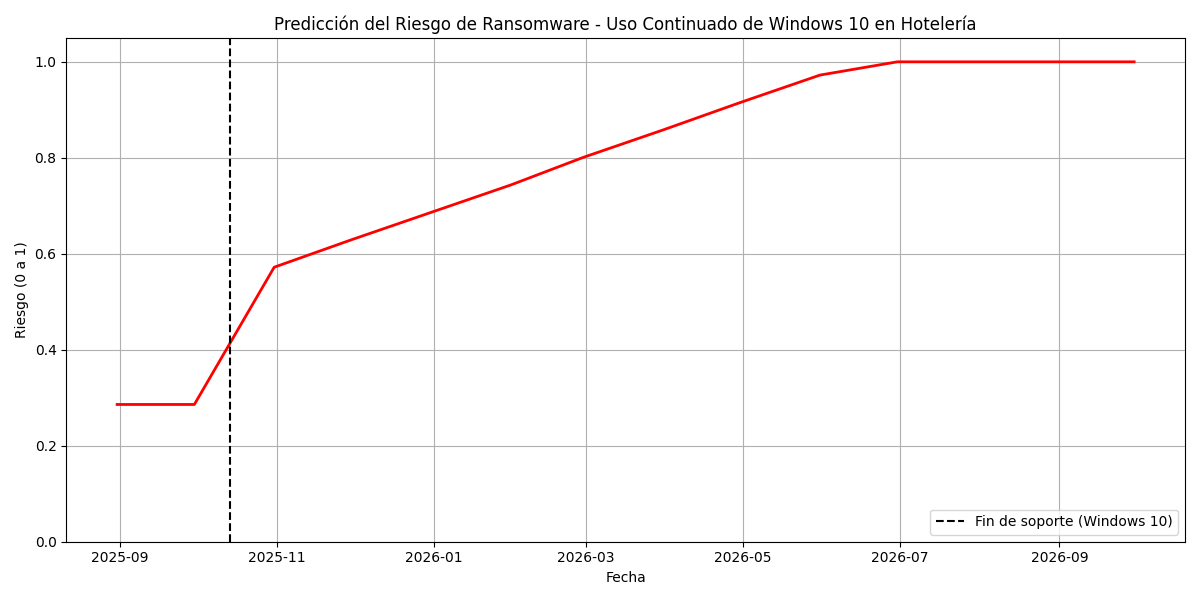

This figure's Python source:
import pandas as pd
import matplotlib.pyplot as plt
import numpy as np
from datetime import datetime, timedelta

# Parámetros iniciales
start_date = datetime(2025, 8, 21)  # Fecha actual
end_of_support = datetime(2025, 10, 14)  # Fin de soporte de Windows 10
end_date = end_of_support + timedelta(days=365)  # Un año después del fin de soporte

# Crear rango de fechas mensuales
dates = pd.date_range(start=start_date, end=end_date, freq='M')

# Simulación de factores de riesgo
base_risk = 0.4  # Riesgo inicial (0 a 1)
popularity_factor = 1.3  # Windows 10 es muy común
industry_factor = 1.1  # Hotelería: atractivo medio para ransomware

# Función para calcular riesgo
def calculate_risk(date):
    # Si estamos antes del fin de soporte
    if date <= end_of_support:
        time_factor = 0.5  # aún recibe parches
    else:
        months_since_end = (date.year - end_of_support.year) * 12 + (date.month - end_of_support.month)
        time_factor = 1 + 0.1 * months_since_end  # riesgo sube cada mes sin soporte

    # Riesgo total
    risk = base_risk * popularity_factor * industry_factor * time_factor
    return min(risk, 1.0)  # límite en 1 (100%)

# Calcular riesgos mensuales
risks = [calculate_risk(date) for date in dates]

# Crear DataFrame
df = pd.DataFrame({'Fecha': dates, 'Riesgo de Ransomware': risks})

# Graficar
plt.figure(figsize=(12, 6))
plt.plot(df['Fecha'], df['Riesgo de Ransomware'], color='red', linewidth=2)
plt.axvline(end_of_support, color='black', linestyle='--', label='Fin de soporte (Windows 10)')
plt.title('Predicción del Riesgo de Ransomware - Uso Continuado de Windows 10 en Hotelería')
plt.xlabel('Fecha')
plt.ylabel('Riesgo (0 a 1)')
plt.ylim(0, 1.05)
plt.grid(True)
plt.legend()
plt.tight_layout()
plt.show()
